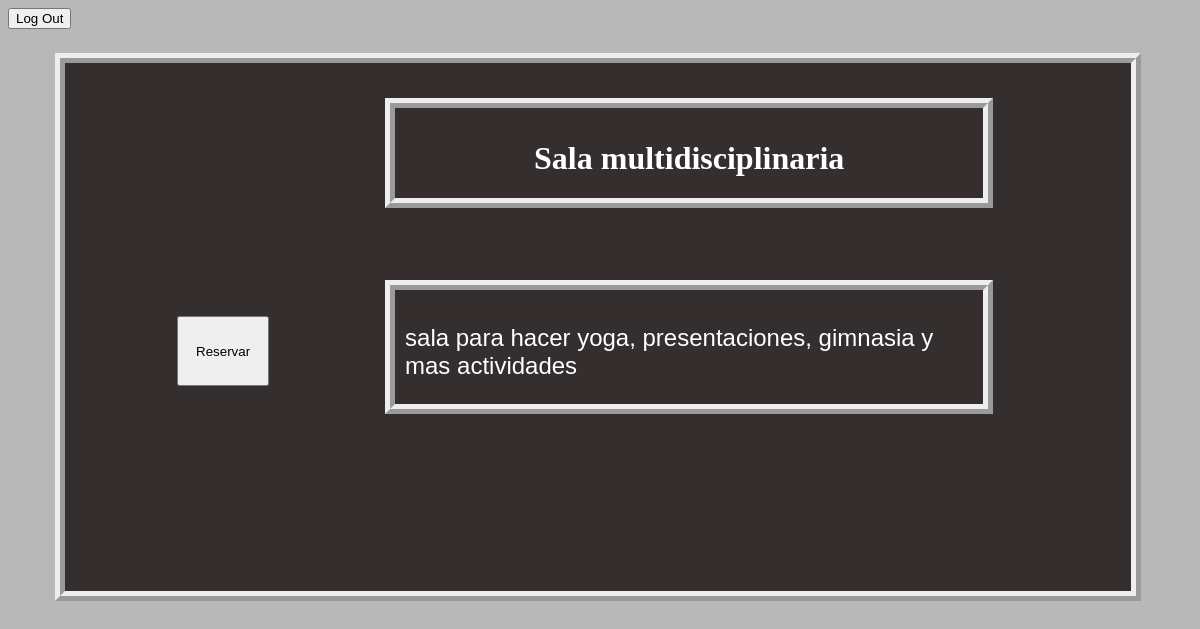
Page /php/reserva.php?Recurso=1 on the earlier database version.
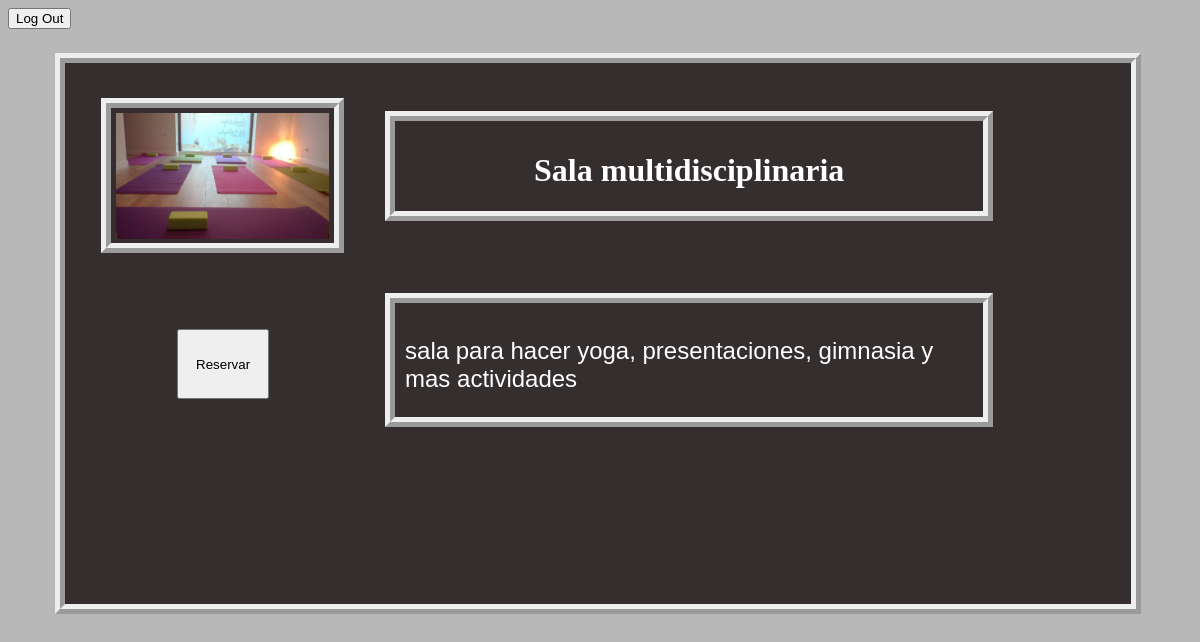
Same page on the later database version.
### tables this page shows
CREATE TABLE `equipos_sala` (
  `Id_equipo_sala` int(10) NOT NULL,
  `tipo_equipo_sala` varchar(25) NOT NULL,
  `equipo_sala` varchar(10) NOT NULL,
  `Disponible` varchar(5) NOT NULL DEFAULT 'true',
  `descripcion` varchar(255) DEFAULT NULL,
  `foto` varchar(100) NOT NULL
);

### php/reserva.php (the view, shortened to what this page needs)
<!DOCTYPE html>
<html>
	<head>
		<link rel="stylesheet" type="text/css" href="../css/styles.css">
	</head>
	<body>
	<button onclick="LogOut()">Log Out</button>
		<div class="reserva_total">
			<?php
			$IdUsu=$_REQUEST['IdUsu'];
			$usu=$_REQUEST['Usuario'];
			$link = mysqli_connect('172.24.17.192', 'root', '1234', 'proyecto1eleven');
			$Id=$_REQUEST['Recurso'];
			$Sql="SELECT * FROM equipos_sala where Id_equipo_sala='".$Id."'";
			$Sql2=mysqli_query($link,$Sql);
			ForEach($Sql2 as $query){
				if ($query['foto']!="") {
					echo "<div class='imagen'>";
						echo "<img src='".$query['foto']."'>";
					echo "</div>";
				}else{
					echo "<div></div>";
				}
			echo "<div class='titulo'>";
				echo "<h1>$query[tipo_equipo_sala]</h1>";
			echo "</div>";
			echo "<div class='reserva_boton'>";
			if ($query['Disponible']=='true') {
				echo "<button id='BotonReserva' value='$Id' onclick='Reservar()'>Reservar</button>";
			}else{
				echo "<button id='BotonReserva' value='$Id' onclick='Liberar()'>Liberar</button>";
				echo "<input type='hidden' id='IdUsu' value='$IdUsu'>";
				echo "<input type='hidden' id='usu' value='$usu'>";
			}
			echo "</div>";
			echo "<div class='descripcion'>";
			$Nueva_var=utf8_encode($query["descripcion"]);
				echo "<p>".$Nueva_var."</p>";
			echo "</div>";
			}
			?>
		</div>
	</body>
</html>

Differences in the rows shown:
changed equipos_sala "Sala multidisciplinaria": foto: picture added
